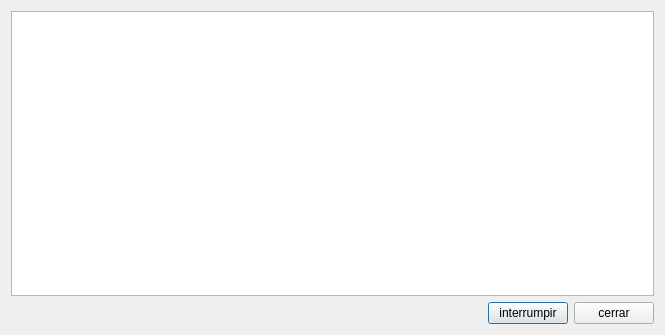
<?xml version="1.0" encoding="UTF-8"?>
<ui version="4.0">
 <class>reporterDialog</class>
 <widget class="QDialog" name="reporterDialog">
  <property name="geometry">
   <rect>
    <x>0</x>
    <y>0</y>
    <width>665</width>
    <height>335</height>
   </rect>
  </property>
  <property name="sizePolicy">
   <sizepolicy hsizetype="Preferred" vsizetype="Fixed">
    <horstretch>0</horstretch>
    <verstretch>0</verstretch>
   </sizepolicy>
  </property>
  <property name="minimumSize">
   <size>
    <width>665</width>
    <height>0</height>
   </size>
  </property>
  <property name="maximumSize">
   <size>
    <width>665</width>
    <height>16777215</height>
   </size>
  </property>
  <property name="windowTitle">
   <string>Dialog</string>
  </property>
  <layout class="QGridLayout" name="gridLayout">
   <item row="0" column="0">
    <layout class="QGridLayout" name="gridlayout">
     <item row="0" column="0">
      <widget class="QTextBrowser" name="reporter">
       <property name="horizontalScrollBarPolicy">
        <enum>Qt::ScrollBarAlwaysOff</enum>
       </property>
       <property name="lineWrapMode">
        <enum>QTextEdit::WidgetWidth</enum>
       </property>
       <property name="html">
        <string>&lt;!DOCTYPE HTML PUBLIC &quot;-//W3C//DTD HTML 4.0//EN&quot; &quot;http://www.w3.org/TR/REC-html40/strict.dtd&quot;&gt;
&lt;html&gt;&lt;head&gt;&lt;meta name=&quot;qrichtext&quot; content=&quot;1&quot; /&gt;&lt;style type=&quot;text/css&quot;&gt;
p, li { white-space: pre-wrap; }
&lt;/style&gt;&lt;/head&gt;&lt;body style=&quot; font-family:'MS Shell Dlg 2'; font-size:8.25pt; font-weight:400; font-style:normal;&quot;&gt;
&lt;p style=&quot;-qt-paragraph-type:empty; margin-top:0px; margin-bottom:0px; margin-left:0px; margin-right:0px; -qt-block-indent:0; text-indent:0px;&quot;&gt;&lt;/p&gt;&lt;/body&gt;&lt;/html&gt;</string>
       </property>
      </widget>
     </item>
     <item row="1" column="0">
      <layout class="QHBoxLayout" name="horizontalLayout">
       <item>
        <spacer name="horizontalSpacer">
         <property name="orientation">
          <enum>Qt::Horizontal</enum>
         </property>
         <property name="sizeHint" stdset="0">
          <size>
           <width>40</width>
           <height>20</height>
          </size>
         </property>
        </spacer>
       </item>
       <item>
        <widget class="QPushButton" name="interruptButton">
         <property name="text">
          <string>interrumpir</string>
         </property>
        </widget>
       </item>
       <item>
        <widget class="QPushButton" name="closeButton">
         <property name="text">
          <string>cerrar</string>
         </property>
        </widget>
       </item>
      </layout>
     </item>
    </layout>
   </item>
  </layout>
 </widget>
 <resources/>
 <connections>
  <connection>
   <sender>closeButton</sender>
   <signal>clicked()</signal>
   <receiver>reporterDialog</receiver>
   <slot>hide()</slot>
   <hints>
    <hint type="sourcelabel">
     <x>616</x>
     <y>312</y>
    </hint>
    <hint type="destinationlabel">
     <x>332</x>
     <y>167</y>
    </hint>
   </hints>
  </connection>
 </connections>
</ui>
